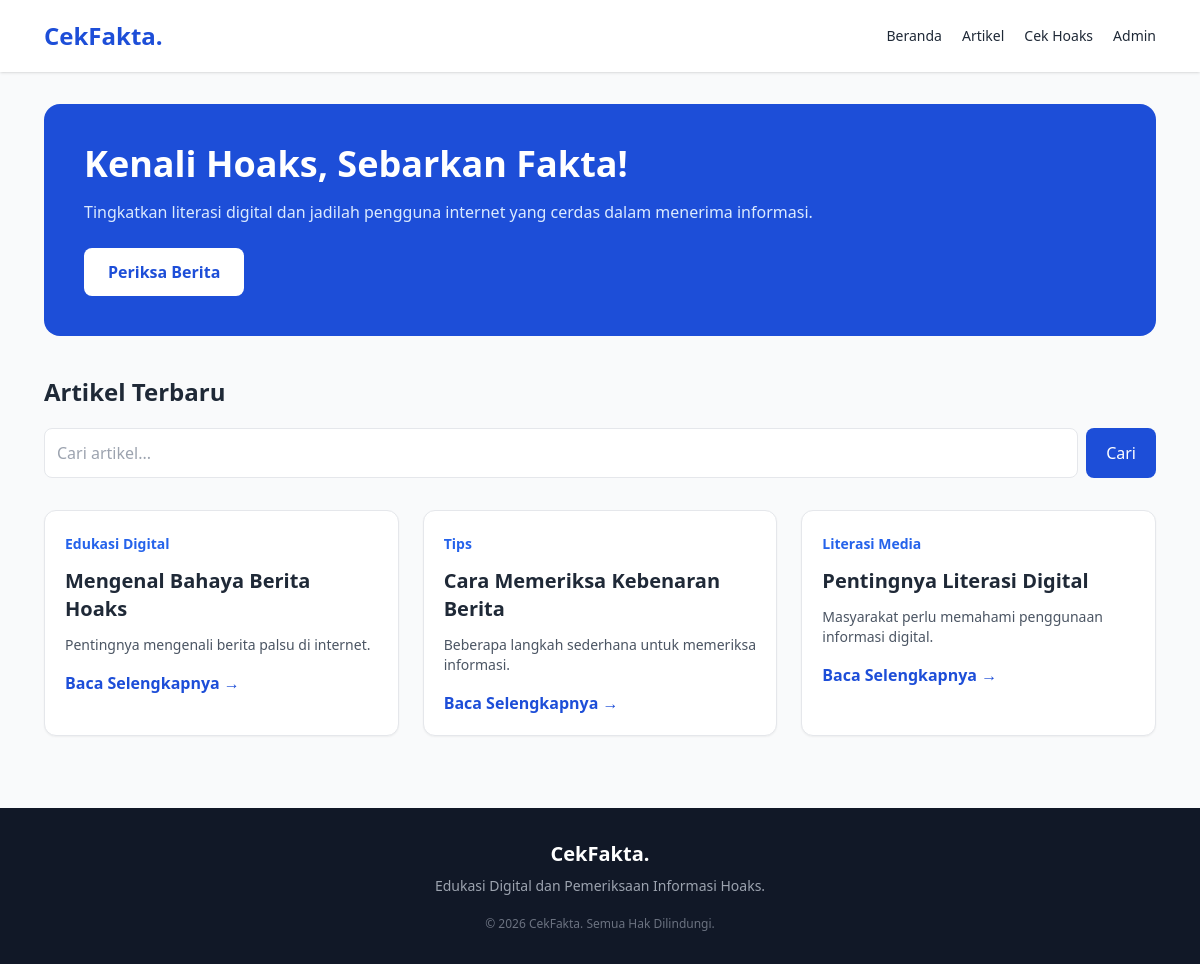
The page / on the database its author committed.
### tables this page shows
CREATE TABLE articles (
    id INT AUTO_INCREMENT PRIMARY KEY,
    title VARCHAR(255) NOT NULL,
    category VARCHAR(100) NOT NULL,
    excerpt TEXT,
    content LONGTEXT NOT NULL,
    created_at TIMESTAMP DEFAULT CURRENT_TIMESTAMP
);

### includes/function.php (called while the page is built, shortened)
<?php
function aman($data) {
    return htmlspecialchars(
        $data ?? '',
        ENT_QUOTES,
        'UTF-8'
    );
}
?>

### index.php (the view, shortened to what this page needs)
<?php
require_once 'config/database.php';
require_once 'includes/function.php';
$q = $_GET['q'] ?? '';
if ($q !== '') {
    $stmt = $pdo->prepare(
        "SELECT * FROM articles
         WHERE title LIKE ?
         ORDER BY created_at DESC"
    );
    $stmt->execute(["%$q%"]);
} else {
    $stmt = $pdo->query(
        "SELECT * FROM articles
         ORDER BY created_at DESC"
    );
}
$articles = $stmt->fetchAll(PDO::FETCH_ASSOC);
include 'includes/header.php';
?>
<section class="bg-blue-700 text-white rounded-2xl p-10 mb-10">
    <h1 class="text-3xl md:text-4xl font-bold mb-4">
        Kenali Hoaks, Sebarkan Fakta!
    </h1>
    <p class="text-blue-100 mb-6">
        Tingkatkan literasi digital dan jadilah pengguna
        internet yang cerdas dalam menerima informasi.
    </p>
    <a href="cek-hoaks.php"
       class="inline-block bg-white text-blue-700 px-6 py-3 rounded-lg font-semibold">
        Periksa Berita
    </a>
</section>
<h2 class="text-2xl font-bold mb-5">
    Artikel Terbaru
</h2>
<form method="GET" class="mb-8 flex gap-2">
    <input type="text" name="q"
           value="<?= aman($q) ?>"
           placeholder="Cari artikel..."
           class="w-full border rounded-lg p-3">
    <button class="bg-blue-700 text-white px-5 rounded-lg">
        Cari
    </button>
</form>
<div class="grid md:grid-cols-3 gap-6">
<?php if (count($articles) > 0): ?>
    <?php foreach ($articles as $article): ?>
    <article class="bg-white rounded-xl shadow-sm border p-5">
        <span class="text-sm text-blue-600 font-semibold">
            <?= aman($article['category']) ?>
        </span>
        <h3 class="text-xl font-bold mt-3 mb-3">
            <?= aman($article['title']) ?>
        </h3>
        <p class="text-gray-600 text-sm mb-4">
            <?= aman($article['excerpt']) ?>
        </p>
        <a href="artikel.php?id=<?= $article['id'] ?>"
           class="text-blue-700 font-semibold hover:underline">
            Baca Selengkapnya →
        </a>
    </article>
    <?php endforeach; ?>
<?php else: ?>
    <p class="text-gray-500">
        Artikel tidak ditemukan.
    </p>
<?php endif; ?>
</div>
<?php include 'includes/footer.php'; ?>

### includes/header.php (shortened to what this page needs)
<!DOCTYPE html>
<html lang="id">
<head>
    <script src="https://cdn.tailwindcss.com"></script>
</head>
<body class="bg-gray-50 text-gray-800">
<header class="bg-white shadow">
    <div class="max-w-6xl mx-auto px-5 py-5 flex justify-between items-center">
        <a href="index.php"
           class="text-2xl font-bold text-blue-700">
            CekFakta.
        </a>
        <nav class="flex gap-5 text-sm font-medium">
            <a href="index.php" class="hover:text-blue-600">
                Beranda
            </a>
            <a href="kategori.php" class="hover:text-blue-600">
                Artikel
            </a>
            <a href="cek-hoaks.php" class="hover:text-blue-600">
                Cek Hoaks
            </a>
            <a href="admin/login.php" class="hover:text-blue-600">
                Admin
            </a>
        </nav>
    </div>
</header>
<main class="max-w-6xl mx-auto px-5 py-8">

### includes/footer.php
</main>
<footer class="bg-gray-900 text-white mt-10">
    <div class="max-w-6xl mx-auto px-5 py-8 text-center">
        <h2 class="text-xl font-bold">CekFakta.</h2>
        <p class="text-gray-400 mt-2 text-sm">
            Edukasi Digital dan Pemeriksaan Informasi Hoaks.
        </p>
        <p class="text-gray-500 text-xs mt-5">
            &copy; <?= date('Y') ?> CekFakta.
            Semua Hak Dilindungi.
        </p>
    </div>
</footer>
</body>
</html>

### rows shown on the page
articles: category "Edukasi Digital", title "Mengenal Bahaya Berita Hoaks", excerpt "Pentingnya mengenali berita palsu di internet."
articles: category "Tips", title "Cara Memeriksa Kebenaran Berita", excerpt "Beberapa langkah sederhana untuk memeriksa informasi."
articles: category "Literasi Media", title "Pentingnya Literasi Digital", excerpt "Masyarakat perlu memahami penggunaan informasi digital."
